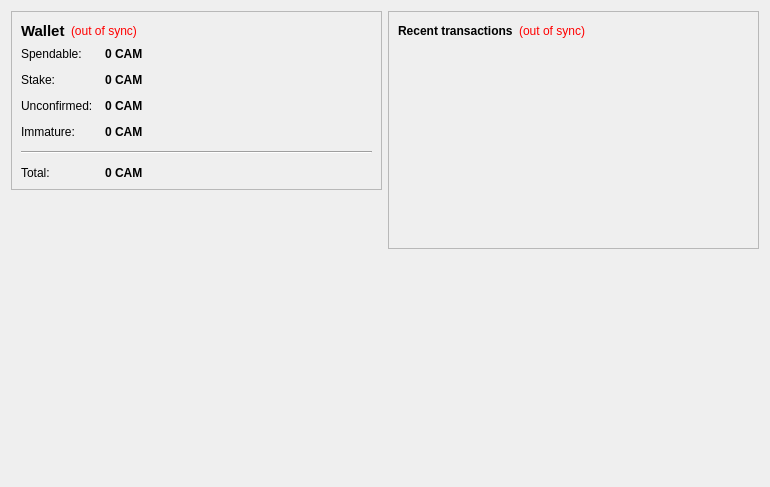
<?xml version="1.0" encoding="UTF-8"?>
<ui version="4.0">
 <class>OverviewPage</class>
 <widget class="QWidget" name="OverviewPage">
  <property name="geometry">
   <rect>
    <x>0</x>
    <y>0</y>
    <width>770</width>
    <height>487</height>
   </rect>
  </property>
  <property name="windowTitle">
   <string>Form</string>
  </property>
  <layout class="QHBoxLayout" name="horizontalLayout" stretch="1,1">
   <item>
    <layout class="QVBoxLayout" name="verticalLayout_2">
     <item>
      <widget class="QFrame" name="frame">
       <property name="frameShape">
        <enum>QFrame::StyledPanel</enum>
       </property>
       <property name="frameShadow">
        <enum>QFrame::Raised</enum>
       </property>
       <layout class="QVBoxLayout" name="verticalLayout_4">
        <item>
         <layout class="QHBoxLayout" name="horizontalLayout_4">
          <item>
           <widget class="QLabel" name="label_5">
            <property name="font">
             <font>
              <pointsize>11</pointsize>
              <weight>75</weight>
              <bold>true</bold>
             </font>
            </property>
            <property name="text">
             <string>Wallet</string>
            </property>
           </widget>
          </item>
          <item>
           <widget class="QLabel" name="labelWalletStatus">
            <property name="toolTip">
             <string>The displayed information may be out of date. Your wallet automatically synchronizes with the Camcoin network after a connection is established, but this process has not completed yet.</string>
            </property>
            <property name="styleSheet">
             <string notr="true">QLabel { color: red; }</string>
            </property>
            <property name="text">
             <string notr="true">(out of sync)</string>
            </property>
            <property name="alignment">
             <set>Qt::AlignLeading|Qt::AlignLeft|Qt::AlignVCenter</set>
            </property>
           </widget>
          </item>
          <item>
           <spacer name="horizontalSpacer_2">
            <property name="orientation">
             <enum>Qt::Horizontal</enum>
            </property>
            <property name="sizeHint" stdset="0">
             <size>
              <width>40</width>
              <height>20</height>
             </size>
            </property>
           </spacer>
          </item>
         </layout>
        </item>
        <item>
         <layout class="QFormLayout" name="formLayout_2">
          <property name="fieldGrowthPolicy">
           <enum>QFormLayout::AllNonFixedFieldsGrow</enum>
          </property>
          <property name="horizontalSpacing">
           <number>12</number>
          </property>
          <property name="verticalSpacing">
           <number>12</number>
          </property>
          <item row="0" column="0">
           <widget class="QLabel" name="label">
            <property name="text">
             <string>Spendable:</string>
            </property>
           </widget>
          </item>
          <item row="0" column="1">
           <widget class="QLabel" name="labelBalance">
            <property name="font">
             <font>
              <weight>75</weight>
              <bold>true</bold>
             </font>
            </property>
            <property name="cursor">
             <cursorShape>IBeamCursor</cursorShape>
            </property>
            <property name="toolTip">
             <string>Your current spendable balance</string>
            </property>
            <property name="text">
             <string notr="true">0 CAM</string>
            </property>
            <property name="textInteractionFlags">
             <set>Qt::LinksAccessibleByMouse|Qt::TextSelectableByKeyboard|Qt::TextSelectableByMouse</set>
            </property>
           </widget>
          </item>
          <item row="1" column="0">
           <widget class="QLabel" name="label_6">
            <property name="text">
             <string>Stake:</string>
            </property>
           </widget>
          </item>
          <item row="1" column="1">
           <widget class="QLabel" name="labelStake">
            <property name="font">
             <font>
              <weight>75</weight>
              <bold>true</bold>
             </font>
            </property>
            <property name="cursor">
             <cursorShape>IBeamCursor</cursorShape>
            </property>
            <property name="toolTip">
             <string>Total of coins that was staked, and do not yet count toward the current balance</string>
            </property>
            <property name="text">
             <string notr="true">0 CAM</string>
            </property>
            <property name="textInteractionFlags">
             <set>Qt::LinksAccessibleByMouse|Qt::TextSelectableByKeyboard|Qt::TextSelectableByMouse</set>
            </property>
           </widget>
          </item>
          <item row="2" column="0">
           <widget class="QLabel" name="label_3">
            <property name="text">
             <string>Unconfirmed:</string>
            </property>
           </widget>
          </item>
          <item row="2" column="1">
           <widget class="QLabel" name="labelUnconfirmed">
            <property name="font">
             <font>
              <weight>75</weight>
              <bold>true</bold>
             </font>
            </property>
            <property name="cursor">
             <cursorShape>IBeamCursor</cursorShape>
            </property>
            <property name="toolTip">
             <string>Total of transactions that have yet to be confirmed, and do not yet count toward the current balance</string>
            </property>
            <property name="text">
             <string notr="true">0 CAM</string>
            </property>
            <property name="textInteractionFlags">
             <set>Qt::LinksAccessibleByMouse|Qt::TextSelectableByKeyboard|Qt::TextSelectableByMouse</set>
            </property>
           </widget>
          </item>
          <item row="3" column="0">
           <widget class="QLabel" name="labelImmatureText">
            <property name="text">
             <string>Immature:</string>
            </property>
           </widget>
          </item>
          <item row="3" column="1">
           <widget class="QLabel" name="labelImmature">
            <property name="font">
             <font>
              <weight>75</weight>
              <bold>true</bold>
             </font>
            </property>
            <property name="toolTip">
             <string>Mined balance that has not yet matured</string>
            </property>
            <property name="text">
             <string notr="true">0 CAM</string>
            </property>
            <property name="textInteractionFlags">
             <set>Qt::LinksAccessibleByMouse|Qt::TextSelectableByKeyboard|Qt::TextSelectableByMouse</set>
            </property>
           </widget>
          </item>
          <item row="4" column="0" colspan="2">
           <widget class="Line" name="line">
            <property name="orientation">
             <enum>Qt::Horizontal</enum>
            </property>
           </widget>
          </item>
          <item row="5" column="0">
           <widget class="QLabel" name="labelTotalText">
            <property name="text">
             <string>Total:</string>
            </property>
           </widget>
          </item>
          <item row="5" column="1">
           <widget class="QLabel" name="labelTotal">
            <property name="font">
             <font>
              <weight>75</weight>
              <bold>true</bold>
             </font>
            </property>
            <property name="cursor">
             <cursorShape>IBeamCursor</cursorShape>
            </property>
            <property name="toolTip">
             <string>Your current total balance</string>
            </property>
            <property name="text">
             <string notr="true">0 CAM</string>
            </property>
            <property name="textInteractionFlags">
             <set>Qt::LinksAccessibleByMouse|Qt::TextSelectableByKeyboard|Qt::TextSelectableByMouse</set>
            </property>
           </widget>
          </item>
         </layout>
        </item>
       </layout>
      </widget>
     </item>
     <item>
      <spacer name="verticalSpacer">
       <property name="orientation">
        <enum>Qt::Vertical</enum>
       </property>
       <property name="sizeHint" stdset="0">
        <size>
         <width>20</width>
         <height>40</height>
        </size>
       </property>
      </spacer>
     </item>
     <item>
      <widget class="QLabel" name="label_2">
       <property name="autoFillBackground">
        <bool>true</bool>
       </property>
       <property name="text">
        <string/>
       </property>
       <property name="pixmap">
        <pixmap resource="../bitcoin.qrc">:/icons/drmbg</pixmap>
       </property>
       <property name="scaledContents">
        <bool>false</bool>
       </property>
       <property name="margin">
        <number>0</number>
       </property>
      </widget>
     </item>
    </layout>
   </item>
   <item>
    <layout class="QVBoxLayout" name="verticalLayout_3">
     <item>
      <widget class="QFrame" name="frame_2">
       <property name="frameShape">
        <enum>QFrame::StyledPanel</enum>
       </property>
       <property name="frameShadow">
        <enum>QFrame::Raised</enum>
       </property>
       <layout class="QVBoxLayout" name="verticalLayout">
        <item>
         <layout class="QHBoxLayout" name="horizontalLayout_2">
          <item>
           <widget class="QLabel" name="label_4">
            <property name="text">
             <string>&lt;b&gt;Recent transactions&lt;/b&gt;</string>
            </property>
           </widget>
          </item>
          <item>
           <widget class="QLabel" name="labelTransactionsStatus">
            <property name="toolTip">
             <string>The displayed information may be out of date. Your wallet automatically synchronizes with the Camcoin network after a connection is established, but this process has not completed yet.</string>
            </property>
            <property name="styleSheet">
             <string notr="true">QLabel { color: red; }</string>
            </property>
            <property name="text">
             <string notr="true">(out of sync)</string>
            </property>
            <property name="alignment">
             <set>Qt::AlignRight|Qt::AlignTrailing|Qt::AlignVCenter</set>
            </property>
           </widget>
          </item>
          <item>
           <spacer name="horizontalSpacer">
            <property name="orientation">
             <enum>Qt::Horizontal</enum>
            </property>
            <property name="sizeHint" stdset="0">
             <size>
              <width>40</width>
              <height>20</height>
             </size>
            </property>
           </spacer>
          </item>
         </layout>
        </item>
        <item>
         <widget class="QListView" name="listTransactions">
          <property name="styleSheet">
           <string notr="true">QListView { background: transparent; }</string>
          </property>
          <property name="frameShape">
           <enum>QFrame::NoFrame</enum>
          </property>
          <property name="verticalScrollBarPolicy">
           <enum>Qt::ScrollBarAlwaysOff</enum>
          </property>
          <property name="horizontalScrollBarPolicy">
           <enum>Qt::ScrollBarAlwaysOff</enum>
          </property>
          <property name="selectionMode">
           <enum>QAbstractItemView::NoSelection</enum>
          </property>
         </widget>
        </item>
       </layout>
      </widget>
     </item>
     <item>
      <spacer name="verticalSpacer_2">
       <property name="orientation">
        <enum>Qt::Vertical</enum>
       </property>
       <property name="sizeHint" stdset="0">
        <size>
         <width>20</width>
         <height>40</height>
        </size>
       </property>
      </spacer>
     </item>
    </layout>
   </item>
  </layout>
 </widget>
 <resources/>
 <connections/>
</ui>
